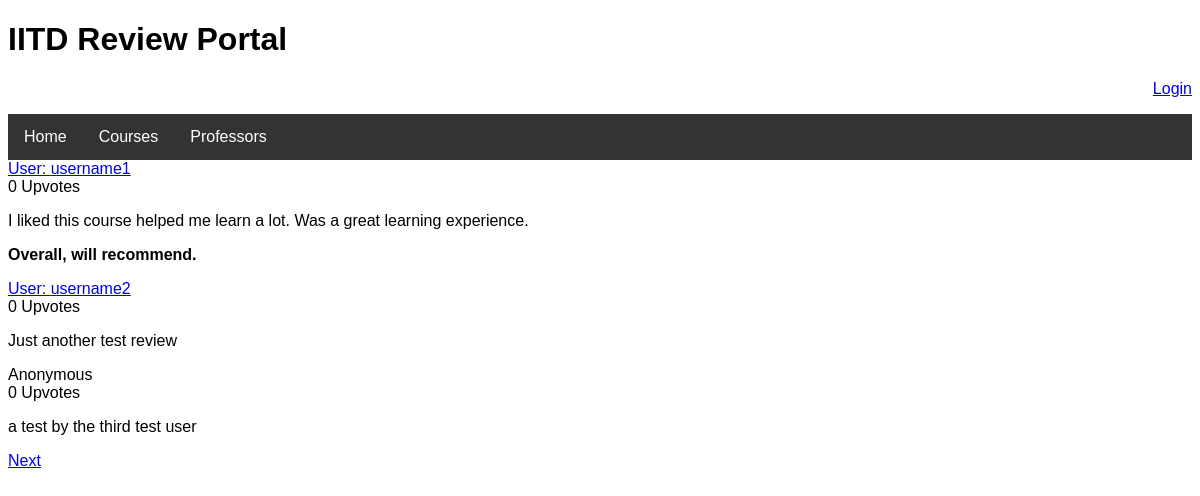
Page /Reviews/course/view/MTL100/Reviews/Upvotes/1 on the committed database.
### Reviews/models.py (models this page shows)
class Course_Reviews(models.Model):
    Student = models.ForeignKey(settings.AUTH_USER_MODEL, on_delete = models.CASCADE)
    Course = models.ForeignKey(Courses, on_delete = models.CASCADE)
    Upvotes = models.IntegerField()
    Anonymous = models.BooleanField()
    Date = models.DateTimeField(auto_now = True)
    Review = models.CharField(max_length = 2000)

### Reviews/views.py (the view)
# urls.py: path('course/view/<str:CODE>/Reviews/<str:sort>/<int:page>',views.CourseReviewList, name='course_review_list'),
def CourseReviewList(request, sort, page, CODE):
    if sort =='Date' or sort == 'Upvotes':
        query_sort = "-" + sort
        q = Course_Reviews.objects.filter(Course__Course_Code = CODE).order_by(query_sort)
        paginator = Paginator(q, 3)
        page_obj = paginator.get_page(page)
        return render(request, 'Reviews/course_review_view.html',{'page_obj':page_obj, 'sort':sort, 'CODE':CODE})

### Reviews/templates/Reviews/course_review_view.html (shortened to what this page needs)
{% extends "Reviews/base.html" %}
{% block body_block %}
<div>
        {% for a in page_obj %}
                {%if a.Anonymous %}Anonymous {% else %}<a href="{% url 'profile' a.Student.id%}">User: {{ a.Student.username }} </a>{% endif %} <br /> {{ a.Upvotes }} Upvotes
                <p>
                    {{ a.Review|safe }}
                </p>
        {% endfor %}
    {% if page_obj.has_next %} <a href="{% url 'course_review_list' CODE sort page_obj.next_page_number %}"> Next</a> {% endif %}
</div>
{% endblock %}

### Reviews/templates/Reviews/base.html (style rules this page uses)
body { font-family:Arial, Helvetica, sans-serif }

### rows in the picture
Course_Reviews: Student.username "username1", Upvotes "0", Review "I liked this course helped me learn a lot. Was a great learning experience. Overall, will recommend."
Course_Reviews: Student.username "username2", Upvotes "0", Review "Just another test review"
Course_Reviews: Anonymous "Anonymous", Upvotes "0", Review "a test by the third test user"
